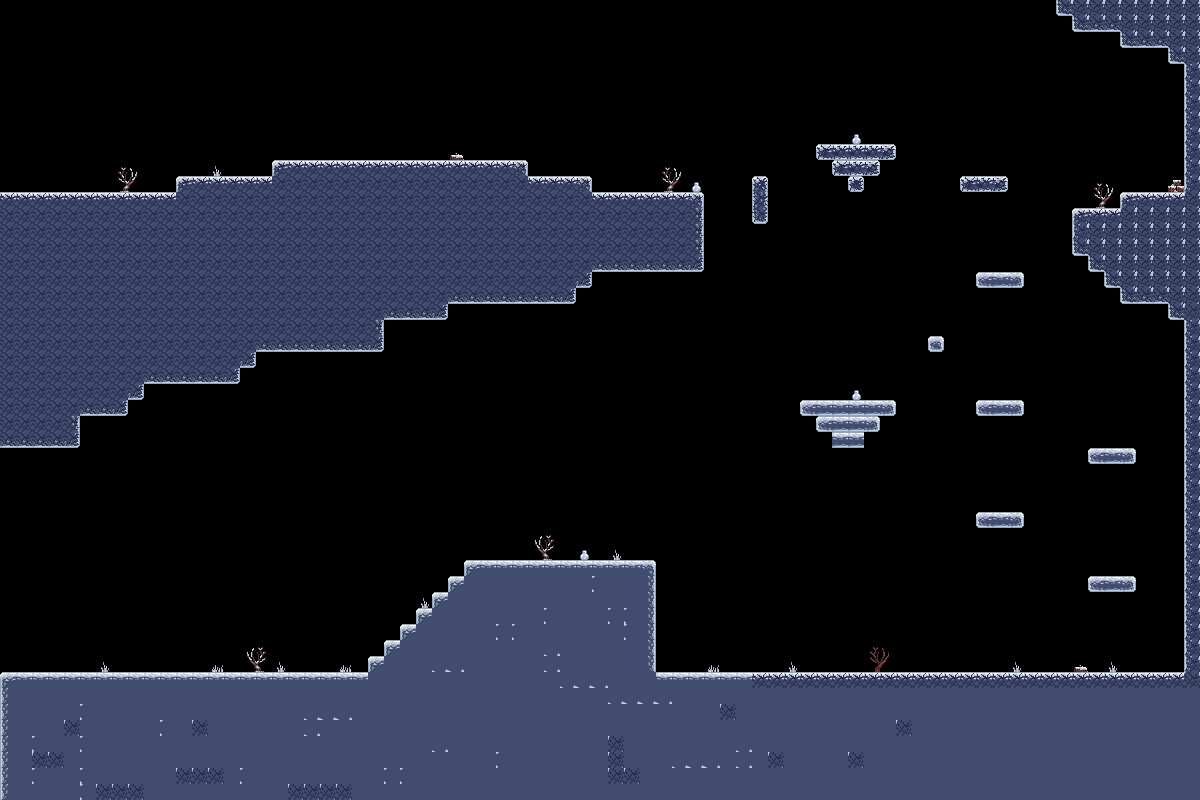

Rendered tile map (Tiled .tmx) drawn with the repository's tilesets; below, a short description and the map source with its tile grids summarised:
An orthogonal 75x50 tile map with 16x16 px tiles, 2 tile layers (Decoration, Solid) and 13 objects (8x IceSkeleton, 3x Golem, P, F).

<map version="1.10" tiledversion="1.11.2" orientation="orthogonal" renderorder="right-down" width="75" height="50" tilewidth="16" tileheight="16" infinite="0" nextlayerid="12" nextobjectid="26">
 <tileset firstgid="1" source="snow.tsx" />
 <layer id="10" name="Decoration" width="75" height="50">
  <data>[3750 cells, 42 non-empty, 17 distinct tile ids]</data>
 </layer>
 <layer id="1" name="Solid" width="75" height="50">
  <data>[3750 cells, 1346 non-empty, 36 distinct tile ids]</data>
 </layer>
 <objectgroup id="2" name="Object Layer 1">
  <object id="6" name="P" x="32.6667" y="633.5" />
  <object id="7" name="F" x="24.6667" y="168" />
 </objectgroup>
 <objectgroup id="11" name="Enemy">
  <object id="12" name="IceSkeleton" x="181.111" y="636.667" />
  <object id="16" name="IceSkeleton" x="245.556" y="636.667" />
  <object id="17" name="IceSkeleton" x="308.889" y="635.556" />
  <object id="18" name="IceSkeleton" x="516.667" y="520" />
  <object id="19" name="IceSkeleton" x="596.667" y="518.889" />
  <object id="20" name="Golem" x="792.222" y="633.333" />
  <object id="21" name="Golem" x="960" y="631.111" />
  <object id="22" name="Golem" x="332.222" y="122.222" />
  <object id="23" name="IceSkeleton" x="632.222" y="166.667" />
  <object id="24" name="IceSkeleton" x="1147.78" y="158.889" />
  <object id="25" name="IceSkeleton" x="120" y="161.111" />
 </objectgroup>
</map>
